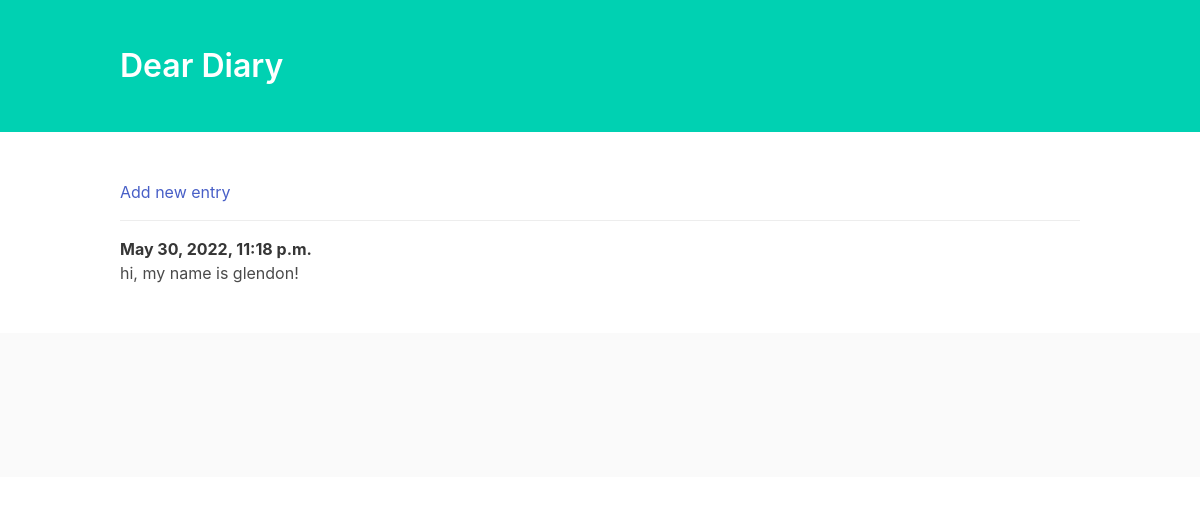
Before: / with the older database file.
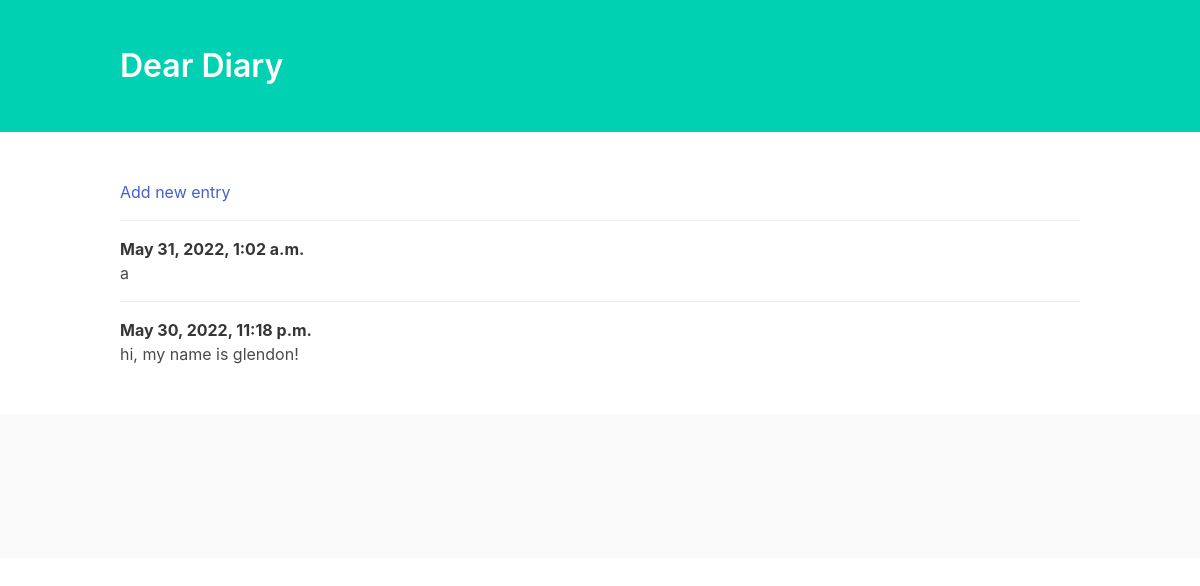
After: the same page with the newer database file.
### entries/models.py (models this page shows, shortened)
class Entry(models.Model):
    text = models.TextField()
    date = models.DateTimeField(auto_now_add=True)
    class Meta:
        verbose_name_plural = "Entries"

### entries/views.py (the view)
# urls.py: path('', views.index, name="home"),
def index(request):
    entries = Entry.objects.order_by('-date')
    context = {'entries': entries}
    return render(request, 'entries/index.html', context)

### entries/templates/entries/index.html (shortened to what this page needs)
<!DOCTYPE html>
<html lang="en">
<head>
    <link rel="stylesheet" href="https://cdnjs.cloudflare.com/ajax/libs/bulma/0.6.2/css/bulma.min.css" />
</head>
<body>
    <section class="hero is-primary">
        <div class="hero-body">
            <div class="container">
                <h1 class="title">
                    Dear Diary
                </h1>
            </div>
        </div>
    </section>
    <section class="section">
        <div class="container">
            <article class="media">
                <div class="media-content">
                    <div class="content">
                        <a href="{% url 'add' %}">Add new entry</a>
                    </div>
                </div>
            </article>
            {% for entry in entries %}
            <article class="media">
                <div class="media-content">
                    <div class="content">
                        <p>
                            <strong>{{ entry.date }}</strong>
                            <br> {{ entry.text }} </br>
                        </p>
                    </div>
                </div>
            </article>
            {% endfor %}
        </div>
    </section>
    <footer class="footer">
    </footer>
</body>
</html>

Changed rows visible on the page:
added Entry: date "May 31, 2022, 1:02 a.m.", text "a"
